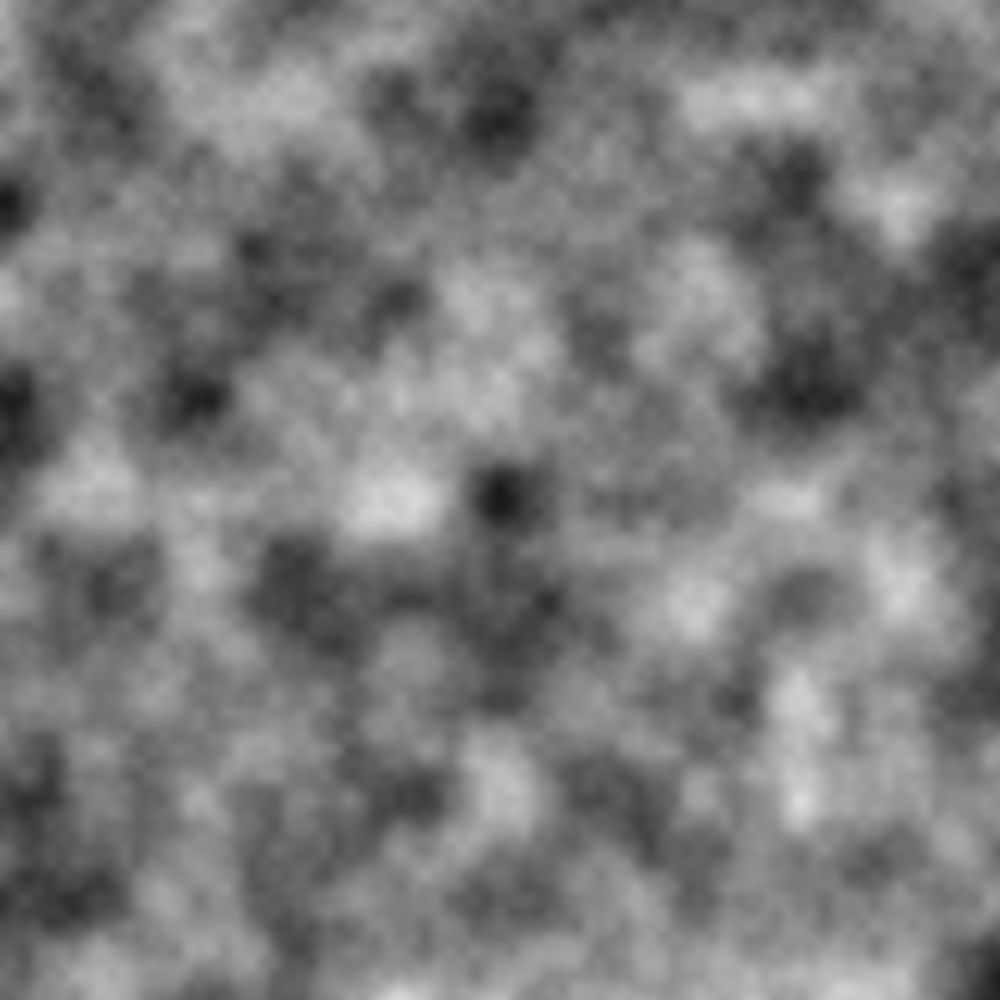
Frame 1 (no input)
Frame 2 (the mouse pressed at the canvas centre, redrawn once): identical to frame 1, image omitted

The p5.js sketch that drew this single still picture (run headless with seeded random() and noise() and a simulated clock; the mouse was pressed at the canvas centre and the sketch redrawn once):

// p5.js sketch
// ── sketch.js
const W = 1000
const H = 1000
let LINES = []
const rStep = 1
const COUNT = 60

function setup() {
  createCanvas(W, H)
  strokeWeight(1)
  frameRate(15)

}

function draw() {
  noiseDetail(4,0.5)
  loadPixels()
  
  let yoff = 0
  for (let y = 0; y <= W; y += rStep) {
    let xoff = 0
    for (let x = 0; x <= H; x += rStep) {
      let index = (x + y * W) * 4
      let r = noise(xoff, yoff) * 255
      pixels[index + 0] = r
      pixels[index + 1] = r
      pixels[index + 2] = r
      pixels[index + 3] = 255
      xoff += 0.01
    }
    yoff += 0.01
  }
  updatePixels()
  noLoop()
}



function randomDirection() {
  return (Math.random() > 0.5) ? 1 : -1;
}

function getRandomColor() {
  const colors = ["#FFEB00", "#FC0019", "#01FF4F", "#FF01D7", "#5600CC", "#00EDF5"]
  return random(colors)
}
